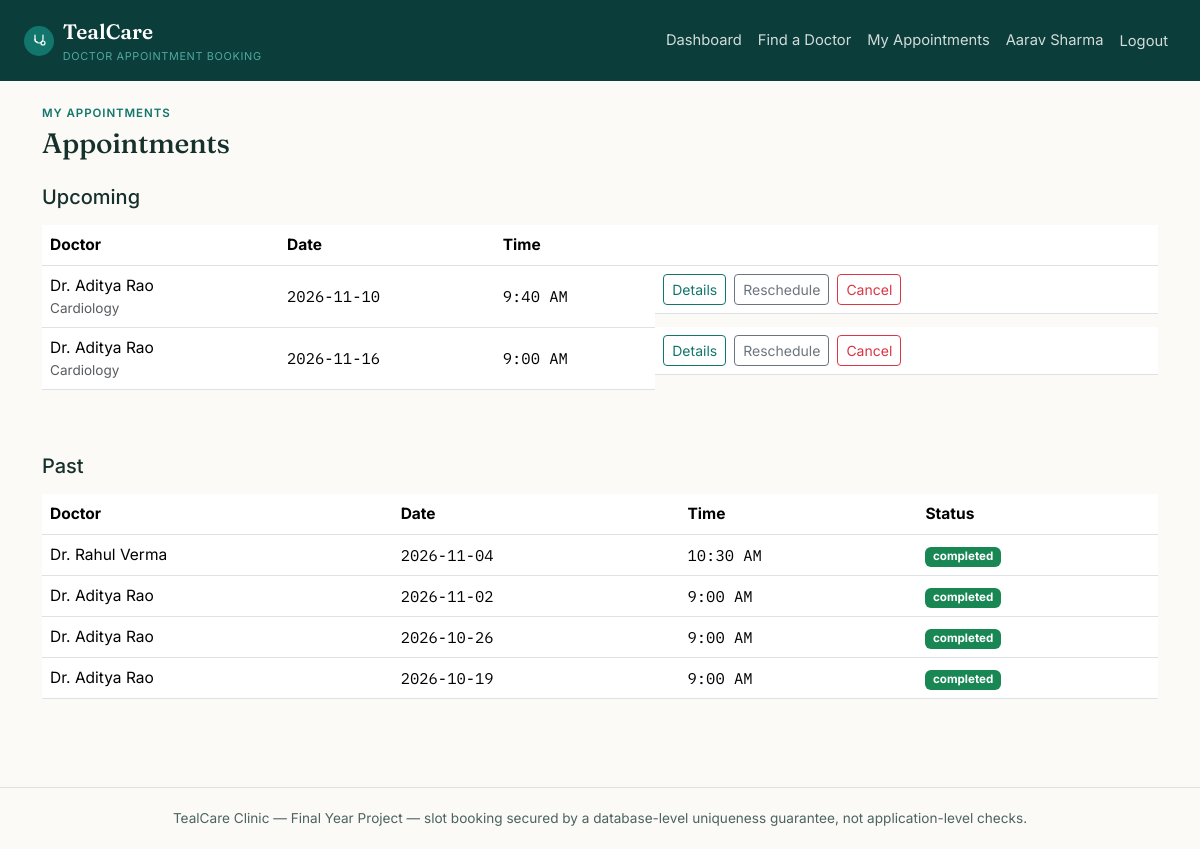
The app's page /patient/appointments (signed in) with its own data.
### tables this page shows
CREATE TABLE users (
    id INT AUTO_INCREMENT PRIMARY KEY,
    role ENUM('admin','doctor','patient') NOT NULL,
    name VARCHAR(150) NOT NULL,
    email VARCHAR(190) NOT NULL UNIQUE,
    password_hash VARCHAR(255) NOT NULL,
    phone VARCHAR(20) NULL,
     
    staff_code VARCHAR(20) NULL UNIQUE,
     
     
    status ENUM('active','suspended') NOT NULL DEFAULT 'active',
    reset_token VARCHAR(64) NULL,
    reset_token_expires_at DATETIME NULL,
    created_at TIMESTAMP NOT NULL DEFAULT CURRENT_TIMESTAMP
);

CREATE TABLE appointments (
    id INT AUTO_INCREMENT PRIMARY KEY,
    patient_id INT NOT NULL,
    doctor_id INT NOT NULL,
     
     
    reservation_id INT NULL,
    appointment_date DATE NOT NULL,
    start_time TIME NOT NULL,
    end_time TIME NOT NULL,
    status ENUM('booked','completed','cancelled','no_show') NOT NULL DEFAULT 'booked',
    notes TEXT NULL,
    cancelled_by VARCHAR(20) NULL,
     
     
    is_stress_test TINYINT(1) NOT NULL DEFAULT 0,
    created_at TIMESTAMP NOT NULL DEFAULT CURRENT_TIMESTAMP,
    updated_at TIMESTAMP NOT NULL DEFAULT CURRENT_TIMESTAMP ON UPDATE CURRENT_TIMESTAMP,
    FOREIGN KEY (patient_id) REFERENCES users(id),
    FOREIGN KEY (doctor_id) REFERENCES doctors(id),
    FOREIGN KEY (reservation_id) REFERENCES slot_reservations(id) ON DELETE SET NULL,
    INDEX idx_doctor_date (doctor_id, appointment_date),
    INDEX idx_patient (patient_id)
);

CREATE TABLE specializations (
    id INT AUTO_INCREMENT PRIMARY KEY,
    name VARCHAR(100) NOT NULL UNIQUE,
    description VARCHAR(255) NULL
);

### app/views/patient/appointments.php (the view, shortened to what the rows shown need)
<p class="eyebrow mb-1">My appointments</p>
<h1 class="h3 mb-4">Appointments</h1>
<h5 class="mb-3">Upcoming</h5>
<?php if (empty($upcoming)): ?>
    <p class="text-muted">No upcoming appointments.</p>
<?php else: ?>
    <div class="table-responsive mb-5">
        <table class="table table-tc align-middle">
            <thead><tr><th>Doctor</th><th>Date</th><th>Time</th><th></th></tr></thead>
            <tbody>
            <?php foreach ($upcoming as $a): $doctorInactive = ($a['doctor_status'] ?? 'active') !== 'active'; ?>
                <tr>
                    <td>
                        <?= htmlspecialchars($a['doctor_name'], ENT_QUOTES) ?>
                        <div class="text-muted small"><?= htmlspecialchars($a['specialization_name'], ENT_QUOTES) ?></div>
                    </td>
                    <td class="mono"><?= htmlspecialchars($a['appointment_date'], ENT_QUOTES) ?></td>
                    <td class="mono"><?= date('g:i A', strtotime($a['start_time'])) ?></td>
                    <td class="d-flex gap-2">
                        <a href="<?= Router::url('/patient/appointments/' . $a['id'] . '/confirmation') ?>" class="btn btn-sm btn-outline-tc">Details</a>
                        <?php if (!$doctorInactive): ?>
                            <a href="<?= Router::url('/patient/appointments/' . $a['id'] . '/reschedule') ?>" class="btn btn-sm btn-outline-secondary">Reschedule</a>
                        <?php endif; ?>
                        <form method="post" action="<?= Router::url('/patient/appointments/' . $a['id'] . '/cancel') ?>" onsubmit="return confirm('Cancel this appointment?');">
                            <button class="btn btn-sm btn-outline-danger">Cancel</button>
                        </form>
                    </td>
                </tr>
            <?php endforeach; ?>
            </tbody>
        </table>
    </div>
<?php endif; ?>
<h5 class="mb-3">Past</h5>
<?php if (empty($past)): ?>
    <p class="text-muted">No past appointments yet.</p>
<?php else: ?>
    <div class="table-responsive">
        <table class="table align-middle">
            <thead><tr><th>Doctor</th><th>Date</th><th>Time</th><th>Status</th></tr></thead>
            <tbody>
            <?php foreach ($past as $a):
                $badges = ['completed' => 'success', 'cancelled' => 'secondary', 'no_show' => 'danger', 'booked' => 'warning'];
                $cls = $badges[$a['status']] ?? 'secondary';
                $label = $a['status'] === 'booked' ? 'not recorded' : str_replace('_', ' ', $a['status']);
            ?>
                <tr>
                    <td><?= htmlspecialchars($a['doctor_name'], ENT_QUOTES) ?></td>
                    <td class="mono"><?= htmlspecialchars($a['appointment_date'], ENT_QUOTES) ?></td>
                    <td class="mono"><?= date('g:i A', strtotime($a['start_time'])) ?></td>
                    <td><span class="badge text-bg-<?= $cls ?>"><?= htmlspecialchars($label, ENT_QUOTES) ?></span></td>
                </tr>
            <?php endforeach; ?>
            </tbody>
        </table>
    </div>
<?php endif; ?>

### core/Router.php (shortened to what the rows shown need)
<?php
class Router
{
    private array $routes = ['GET' => [], 'POST' => []];
    private static string $basePath = '';
    public static function setBasePath(string $path): void
    {
        self::$basePath = rtrim($path, '/');
    }
    public static function url(string $path = ''): string
    {
        return self::$basePath . $path;
    }
    public function get(string $pattern, array $handler): void
    {
        $this->routes['GET'][$pattern] = $handler;
    }
    public function post(string $pattern, array $handler): void
    {
        $this->routes['POST'][$pattern] = $handler;
    }
    public function dispatch(string $method, string $uri): void
    {
        $path = parse_url($uri, PHP_URL_PATH) ?? '/';
        $path = rtrim($path, '/');
        foreach ($this->routes[$method] ?? [] as $pattern => $handler) {
            $params = $this->match($pattern, $path);
            if ($params !== null) {
                [$controllerClass, $action] = $handler;
                $controller = new $controllerClass();
                call_user_func_array([$controller, $action], $params);
                return;
            }
        }
    }
    private function match(string $pattern, string $path): ?array
    {
        $regex = preg_replace('#\{[a-zA-Z_]+\}#', '([^/]+)', $pattern);
        $regex = rtrim($regex, '/');
        if ($regex === '') {
            $regex = '/';
        }
        if (!preg_match('#^' . $regex . '$#', $path, $matches)) {
            return null;
        }
        array_shift($matches);
        return $matches;
    }
}

### app/views/partials/header.php (shortened to what the rows shown need)
<?php
$currentUser = Auth::user();
?>
<!doctype html>
<html lang="en">
<head>
    <link href="https://cdn.jsdelivr.net/npm/bootstrap@5.3.3/dist/css/bootstrap.min.css" rel="stylesheet">
    <link href="<?= Router::url('/assets/css/style.css') ?>" rel="stylesheet">
</head>
<body>
<nav class="navbar navbar-expand-lg navbar-tc">
    <div class="container-fluid px-3 px-lg-4">
        <a class="navbar-brand" href="<?= Router::url($currentUser ? \App\Controllers\AuthController::roleHome($currentUser['role']) : '/login') ?>">
            <span class="brand-mark">
            </span>
            <span>TealCare<small>Doctor Appointment Booking</small></span>
        </a>
        <div class="collapse navbar-collapse" id="navMain">
            <ul class="navbar-nav ms-auto align-items-lg-center">
                <?php if ($currentUser && $currentUser['role'] === 'admin'): ?>
                    <li class="nav-item"><a class="nav-link" href="<?= Router::url('/admin/dashboard') ?>">Dashboard</a></li>
                    <li class="nav-item"><a class="nav-link" href="<?= Router::url('/admin/doctors') ?>">Doctors</a></li>
                    <li class="nav-item"><a class="nav-link" href="<?= Router::url('/admin/specializations') ?>">Specializations</a></li>
                    <li class="nav-item"><a class="nav-link" href="<?= Router::url('/admin/board') ?>">Today's Board</a></li>
                    <li class="nav-item"><a class="nav-link" href="<?= Router::url('/admin/appointments') ?>">Appointments</a></li>
                    <li class="nav-item"><a class="nav-link" href="<?= Router::url('/admin/patients') ?>">Patients</a></li>
                    <li class="nav-item"><a class="nav-link" href="<?= Router::url('/admin/stress-test') ?>">Stress Test</a></li>
                    <li class="nav-item"><a class="nav-link" href="<?= Router::url('/admin/audit-log') ?>">Audit &amp; Reports</a></li>
                <?php elseif ($currentUser): ?>
                    <li class="nav-item"><a class="nav-link" href="<?= Router::url('/patient/dashboard') ?>">Dashboard</a></li>
                    <li class="nav-item"><a class="nav-link" href="<?= Router::url('/patient/doctors') ?>">Find a Doctor</a></li>
                    <li class="nav-item"><a class="nav-link" href="<?= Router::url('/patient/appointments') ?>">My Appointments</a></li>
                <?php endif; ?>
                <?php if ($currentUser): ?>
                    <li class="nav-item"><a class="nav-link" href="<?= Router::url('/account') ?>"><?= htmlspecialchars($currentUser['name'], ENT_QUOTES) ?></a></li>
                    <li class="nav-item">
                        <form method="post" action="<?= Router::url('/logout') ?>" class="d-inline">
                            <button type="submit" class="btn btn-link nav-link" style="border:0;">Logout</button>
                        </form>
                    </li>
                <?php else: ?>
                    <li class="nav-item"><a class="nav-link" href="<?= Router::url('/login') ?>">Login</a></li>
                    <li class="nav-item"><a class="nav-link" href="<?= Router::url('/register') ?>">Register</a></li>
                <?php endif; ?>
            </ul>
        </div>
    </div>
</nav>
<div class="container py-4">

### records on screen
users: name "Aarav Sharma"
appointments: users.name "Dr. Aditya Rao", specializations.name "Cardiology", appointment_date "2026-11-10", start_time "9:40 AM"
appointments: users.name "Dr. Aditya Rao", specializations.name "Cardiology", appointment_date "2026-11-16", start_time "9:00 AM"
appointments: users.name "Dr. Rahul Verma", appointment_date "2026-11-04", start_time "10:30 AM", status "completed"
appointments: users.name "Dr. Aditya Rao", appointment_date "2026-11-02", start_time "9:00 AM", status "completed"
appointments: users.name "Dr. Aditya Rao", appointment_date "2026-10-26", start_time "9:00 AM", status "completed"
appointments: users.name "Dr. Aditya Rao", appointment_date "2026-10-19", start_time "9:00 AM", status "completed"
